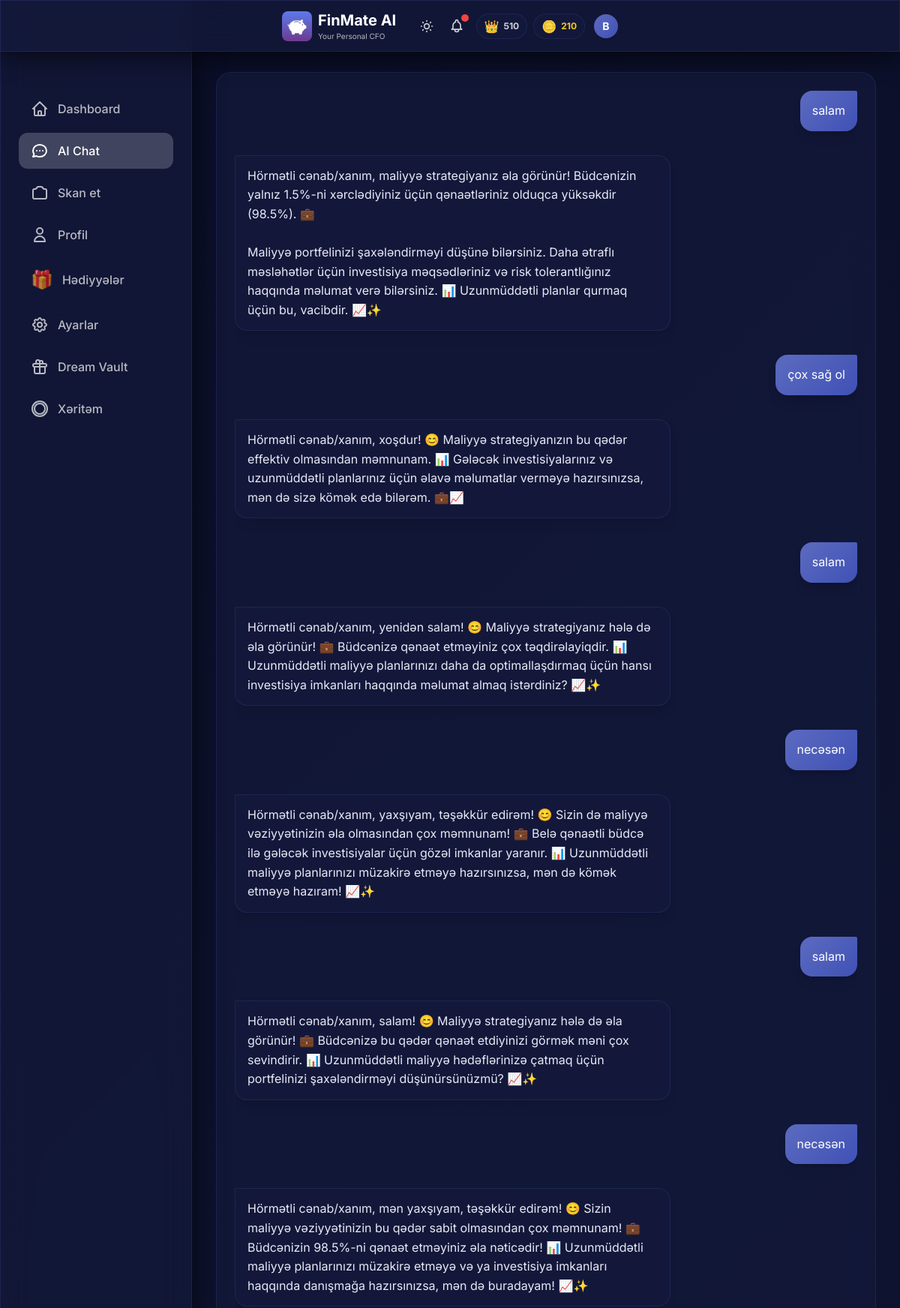
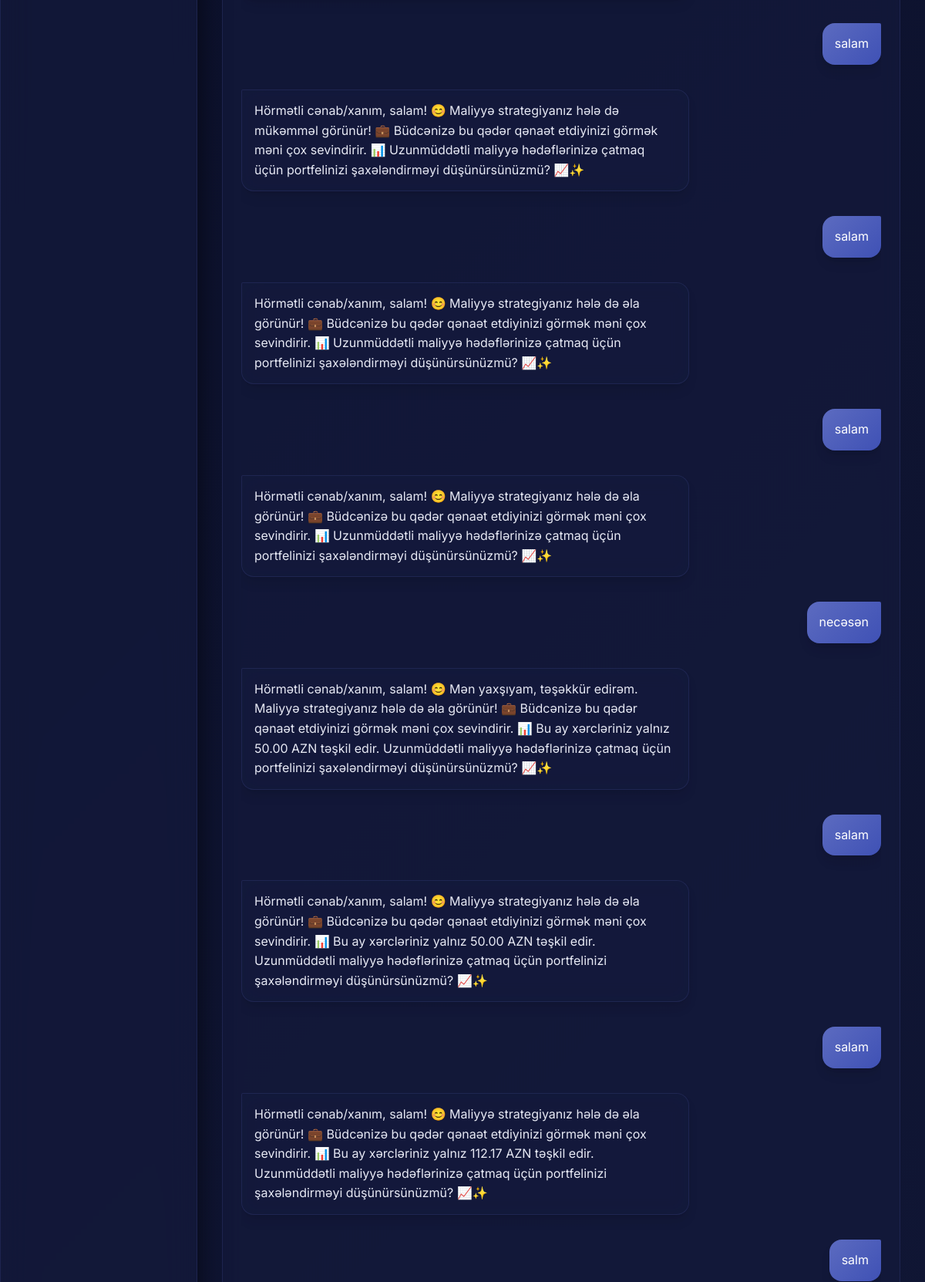
/chat (signed in, upper part), run on the app's committed database (2 pictures, top to bottom).
### models.py (models this page shows, shortened)
class User(Base):
    __tablename__ = "users"
    id = Column(Integer, primary_key=True, index=True)
    username = Column(String, unique=True, index=True, nullable=False)
    password_hash = Column(String, nullable=True)  # Hashed password (nullable for demo user)
    monthly_income = Column(Float, nullable=True)  # Monthly salary/income
    monthly_budget = Column(Float, default=1000.0)
    xp_points = Column(Integer, default=0)
    level_title = Column(String, default="Rookie")
    last_rewarded_month = Column(String, nullable=True)  # Format: "YYYY-MM"
    preferred_language = Column(String, default="az")  # az, en, ru
    voice_enabled = Column(Boolean, default=True)
    daily_budget_limit = Column(Float, nullable=True)
    currency = Column(String, default="AZN")  # Display/Base currency
    personality_mode = Column(String, default="normal")  # normal, mom, strict
    is_premium = Column(Boolean, default=False)  # Premium subscription status
    readability_mode = Column(Boolean, default=False)  # Accessibility mode for vision-impaired users
    coins = Column(Integer, default=0)  # FinMate Coins for reward system
    ai_name = Column(String, default="FinMate")  # Customizable AI name
    ai_attitude = Column(String, default="Professional")  # Strict, Funny, Sarcastic, Supportive
    ai_style = Column(String, default="Formal")  # Slang, Shakespearean, Dialect, Short
    ai_persona_mode = Column(String, default="Auto")  # Auto (behavioral profiling) or Manual
    login_streak = Column(Integer, default=0)
    last_login_date = Column(Date, nullable=True)
    theme = Column(String, default="default")  # gold, midnight, ocean, etc.
    incognito_mode = Column(Boolean, default=False)  # Hide amounts
    created_at = Column(DateTime, default=datetime.utcnow)
    expenses = relationship("Expense", back_populates="user", cascade="all, delete-orphan")
    chat_messages = relationship("ChatMessage", back_populates="user", cascade="all, delete-orphan")
    xp_logs = relationship("XPLog", back_populates="user", cascade="all, delete-orphan")
    dreams = relationship("Dream", back_populates="user", cascade="all, delete-orphan")

class ChatMessage(Base):
    __tablename__ = "chat_messages"
    id = Column(Integer, primary_key=True, index=True)
    user_id = Column(Integer, ForeignKey("users.id"), nullable=False)
    role = Column(String, nullable=False)  # 'user' or 'ai'
    content = Column(Text, nullable=False)
    timestamp = Column(DateTime, default=datetime.utcnow, nullable=False)
    user = relationship("User", back_populates="chat_messages")

### main.py (the view)
@app.get("/chat", response_class=HTMLResponse)
async def chat_page(request: Request, db: Session = Depends(get_db)):
    user = get_current_user(request, db)
    if not user:
        return RedirectResponse(url="/login", status_code=303)
    messages = db.query(ChatMessage).filter(
        ChatMessage.user_id == user.id
    ).order_by(ChatMessage.timestamp.asc()).all()
    return templates.TemplateResponse("chat.html", {
        "request": request,
        "user": user,
        "messages": messages
    })

### templates/chat.html (shortened to what this page needs)
{% extends "base.html" %}
{% block extra_head %}
<link rel="stylesheet" href="/static/css/chat.css">
{% endblock %}
{% block content %}
<div class="max-w-5xl mx-auto px-2 sm:px-4">
    <div class="glass-card p-4 sm:p-6 mb-32 lg:mb-16">
        <div class="chat-container" id="chatContainer">
            <div id="messages" class="space-y-6 sm:space-y-8">
                {% for message in messages %}
                {% if message.role == 'user' %}
                <div class="flex justify-end">
                    <div
                        class="message-bubble bg-gradient-to-br from-purple-500 to-pink-600 text-white p-4 rounded-2xl rounded-tr-sm shadow-lg">
                        {{ message.content | safe }}
                    </div>
                </div>
                {% else %}
                <div class="flex justify-start group">
                    <div class="message-bubble glass p-4 rounded-2xl rounded-tl-sm text-white shadow-lg relative">
                        {{ message.content | safe }}
                    </div>
                </div>
                {% endif %}
                {% endfor %}
            </div>
        </div>
    </div>
</div>
{% endblock %}

### templates/base.html (shortened to what this page needs)
<!DOCTYPE html>
<html lang="az" data-theme="dark">
<head>
    <link href="https://cdn.jsdelivr.net/npm/daisyui@4.4.19/dist/full.min.css" rel="stylesheet" type="text/css" />
    <script src="https://cdn.tailwindcss.com"></script>
    <script src="/static/js/tailwind-config.js"></script>
    <link rel="stylesheet" href="/static/css/base.css">
    <link rel="stylesheet" href="/static/css/hamburger_menu.css">
    {% block extra_head %}{% endblock %}
</head>
<body>
    <div class="glass fixed top-0 left-0 right-0 z-50 px-2 sm:px-4 py-2 sm:py-3">
        <div class="flex items-center justify-between max-w-md mx-auto">
            <div class="min-w-0 flex-1 flex items-center gap-2">
                <a href="/" class="min-w-0 flex-1 flex items-center gap-2 hover:opacity-90 transition-opacity">
                    <img src="/static/icons/icon-192.png" alt="FinMate AI"
                        class="w-8 h-8 sm:w-10 sm:h-10 rounded-lg flex-shrink-0" onerror="this.style.display='none'">
                    <div class="min-w-0">
                        <h1 class="text-lg sm:text-xl font-bold text-white truncate">FinMate AI</h1>
                        <p class="text-[9px] sm:text-[10px] text-white/70">Your Personal CFO</p>
                    </div>
                </a>
            </div>
            <div class="flex items-center gap-2 sm:gap-3 relative flex-shrink-0">
                <button id="theme-toggle" class="relative text-white/80 hover:text-white transition p-1"
                    title="Tema dəyişdir">
                </button>
                <button id="alert-bell" class="relative text-white/80 hover:text-white transition p-1">
                    <span id="alert-counter"
                        class="absolute -top-0.5 -right-0.5 w-2.5 h-2.5 bg-red-500 rounded-full shadow-lg"></span>
                </button>
                {% include "partials/user_stats.html" %}
                <div class="relative flex-shrink-0 group">
                    <button type="button" id="profile-dropdown-btn" class="relative focus:outline-none">
                        <div id="user-avatar"
                            class="w-7 h-7 sm:w-8 sm:h-8 rounded-full flex items-center justify-center text-white font-bold text-xs sm:text-sm transition-all duration-400 group-hover:scale-110 hover:scale-110"
                            style="background: linear-gradient(135deg, var(--accent-primary), var(--accent-secondary));">
                            {{ user.username[0].upper() if user else 'D' }}
                        </div>
                    </button>
                </div>
            </div>
        </div>
    </div>
    <div class="pt-24 pb-8 px-4">
        <div class="w-full lg:max-w-7xl mx-auto">
            {% block content %}{% endblock %}
        </div>
    </div>
    <div class="hidden lg:block fixed left-0 top-0 bottom-0 w-64 glass z-40 pt-24">
        <nav class="p-6 space-y-2">
            <a href="/"
                class="flex items-center gap-3 px-4 py-3 rounded-xl text-white/70 hover:text-white hover:bg-white/10 transition {% if request.url.path == '/' %}bg-white/20 !text-white{% endif %}">
                <svg class="w-6 h-6" fill="none" stroke="currentColor" viewBox="0 0 24 24">
                    <path stroke-linecap="round" stroke-linejoin="round" stroke-width="2"
                        d="M3 12l2-2m0 0l7-7 7 7M5 10v10a1 1 0 001 1h3m10-11l2 2m-2-2v10a1 1 0 01-1 1h-3m-6 0a1 1 0 001-1v-4a1 1 0 011-1h2a1 1 0 011 1v4a1 1 0 001 1m-6 0h6">
                    </path>
                </svg>
                <span class="font-medium">Dashboard</span>
            </a>
            <a href="/chat"
                class="flex items-center gap-3 px-4 py-3 rounded-xl text-white/70 hover:text-white hover:bg-white/10 transition {% if request.url.path == '/chat' %}bg-white/20 !text-white{% endif %}">
                <svg class="w-6 h-6" fill="none" stroke="currentColor" viewBox="0 0 24 24">
                    <path stroke-linecap="round" stroke-linejoin="round" stroke-width="2"
                        d="M8 12h.01M12 12h.01M16 12h.01M21 12c0 4.418-4.03 8-9 8a9.863 9.863 0 01-4.255-.949L3 20l1.395-3.72C3.512 15.042 3 13.574 3 12c0-4.418 4.03-8 9-8s9 3.582 9 8z">
                    </path>
                </svg>
                <span class="font-medium">AI Chat</span>
            </a>
            <a href="/scan"
                class="flex items-center gap-3 px-4 py-3 rounded-xl text-white/70 hover:text-white hover:bg-white/10 transition {% if request.url.path == '/scan' %}bg-white/20 !text-white{% endif %}">
                <span class="font-medium">Skan et</span>
            </a>
            <a href="/profile"
                class="flex items-center gap-3 px-4 py-3 rounded-xl text-white/70 hover:text-white hover:bg-white/10 transition {% if request.url.path == '/profile' %}bg-white/20 !text-white{% endif %}">
                <svg class="w-6 h-6" fill="none" stroke="currentColor" viewBox="0 0 24 24">
                    <path stroke-linecap="round" stroke-linejoin="round" stroke-width="2"
                        d="M16 7a4 4 0 11-8 0 4 4 0 018 0zM12 14a7 7 0 00-7 7h14a7 7 0 00-7-7z"></path>
                </svg>
                <span class="font-medium">Profil</span>
            </a>
            <a href="/rewards"
                class="flex items-center gap-3 px-4 py-3 rounded-xl text-white/70 hover:text-white hover:bg-white/10 transition {% if request.url.path == '/rewards' %}bg-white/20 !text-white{% endif %}">
                <span class="text-2xl">🎁</span>
                <span class="font-medium">Hədiyyələr</span>
            </a>
            <a href="/settings"
                class="flex items-center gap-3 px-4 py-3 rounded-xl text-white/70 hover:text-white hover:bg-white/10 transition {% if request.url.path == '/settings' %}bg-white/20 !text-white{% endif %}">
                <span class="font-medium">Ayarlar</span>
            </a>
            <a href="/dream-vault"
                class="flex items-center gap-3 px-4 py-3 rounded-xl text-white/70 hover:text-white hover:bg-white/10 transition {% if request.url.path == '/dream-vault' %}bg-white/20 !text-white{% endif %}">
                <svg class="w-6 h-6" fill="none" stroke="currentColor" viewBox="0 0 24 24">
                    <path stroke-linecap="round" stroke-linejoin="round" stroke-width="2"
                        d="M12 8v13m0-13V6a2 2 0 112 2h-2zm0 0V5.5A2.5 2.5 0 109.5 8H12zm-7 4h14M5 12a2 2 0 110-4h14a2 2 0 110 4M5 12v7a2 2 0 002 2h10a2 2 0 002-2v-7">
                    </path>
                </svg>
                <span class="font-medium">Dream Vault</span>
            </a>
            <a href="/heatmap"
                class="flex items-center gap-3 px-4 py-3 rounded-xl text-white/70 hover:text-white hover:bg-white/10 transition {% if request.url.path == '/heatmap' %}bg-white/20 !text-white{% endif %}">
                <svg class="w-6 h-6" fill="none" stroke="currentColor" viewBox="0 0 24 24">
                    <path stroke-linecap="round" stroke-linejoin="round" stroke-width="2"
                        d="M2 12a10 10 0 1020 0 10 10 0 00-20 0zm10-7a7 7 0 00-7 7c0 3.866 3.134 7 7 7a7 7 0 007-7c0-3.866-3.134-7-7-7z">
                    </path>
                </svg>
                <span class="font-medium">Xəritəm</span>
            </a>
        </nav>
    </div>
</body>
</html>

### templates/partials/user_stats.html
{% if user and user.xp_points is defined %}
<div class="hidden sm:flex items-center gap-2" id="user-stats-container" hx-get="/api/stats"
    hx-trigger="update-stats from:body" hx-swap="outerHTML">
    <div class="flex items-center gap-1.5 glass-card px-2.5 py-1 rounded-full">
        <span class="text-base">{% if user.level_title == 'Rookie' %}🌱{% elif user.level_title ==
            'Saver' %}💰{% elif user.level_title == 'Analyst' %}📊{% elif user.level_title == 'Manager'
            %}🎯{% elif user.level_title == 'CFO' %}👑{% else %}⭐{% endif %}</span>
        <span class="text-xs font-bold text-white/80">{{ user.xp_points }}</span>
    </div>
    <div class="flex items-center gap-1.5 glass-card px-2.5 py-1 rounded-full">
        <span class="text-base">🪙</span>
        <span class="text-xs font-bold text-yellow-400">{{ user.coins or 0 }}</span>
    </div>
</div>
{% endif %}

### static/css/base.css (style rules this page uses)
:root { --bg-primary: #0a0e27; --bg-secondary: #141b3d; --glass-bg: rgba(20, 27, 61, 0.7); --glass-border: rgba(100, 116, 207, 0.15); --glass-shadow: rgba(0, 0, 0, 0.6); --text-primary: #e8eaf6; --text-secondary: rgba(232, 234, 246, 0.75); --nav-border: rgba(100, 116, 207, 0.2); --skeleton-bg: rgba(100, 116, 207, 0.08); --accent-primary: #5c6bc0; --accent-secondary: #3f51b5; }
* { font-family: 'Inter', sans-serif; }
body:not(.no-transition), body:not(.no-transition) .glass, body:not(.no-transition) .glass-card, body:not(.no-transition) .bottom-nav { transition: background 0.6s cubic-bezier(0.4, 0, 0.2, 1), color 0.6s cubic-bezier(0.4, 0, 0.2, 1), border-color 0.6s cubic-bezier(0.4, 0, 0.2, 1), box-shadow 0.6s cubic-bezier(0.4, 0, 0.2, 1); }
body { transition: background 0.8s ease-in-out; }
body { background: linear-gradient(135deg, var(--bg-primary) 0%, var(--bg-secondary) 100%); min-height: 100vh; padding-bottom: 80px; color: var(--text-primary); }
@media (min-width: 1024px) { body { padding-left: 256px; padding-bottom: 0; } }
.glass { background: var(--glass-bg); backdrop-filter: blur(20px); -webkit-backdrop-filter: blur(20px); border: 1px solid var(--glass-border); box-shadow: 0 8px 32px 0 var(--glass-shadow); }
.glass-card { background: var(--glass-bg); backdrop-filter: blur(12px); -webkit-backdrop-filter: blur(12px); border-radius: 20px; border: 1px solid var(--glass-border); }

### static/css/chat.css (style rules this page uses)
.chat-container { height: calc(100vh - 250px); overflow-y: auto; overflow-x: hidden; scroll-behavior: smooth; }
.message-bubble { max-width: 70%; word-wrap: break-word; word-break: break-word; animation: slideIn 0.3s ease-out; line-height: 1.6; font-size: 1rem; padding: 0.875rem 1rem !important; }
.message-bubble.glass { background: var(--glass-bg, rgba(20, 27, 61, 0.7)); border: 1px solid var(--glass-border, rgba(100, 116, 207, 0.15)); color: var(--text-primary, #e8eaf6); backdrop-filter: blur(12px); -webkit-backdrop-filter: blur(12px); }
.message-bubble.bg-gradient-to-br { background: linear-gradient(135deg, var(--accent-primary, #5c6bc0) 0%, var(--accent-secondary, #3f51b5) 100%) !important; }

### data on the page
User: xp_points "510", coins "210", username "B"
ChatMessage: content "salam"
ChatMessage: content "Hörmətli cənab/xanım, maliyyə strategiyanız əla görünür! Büdcənizin yalnız 1.5%-ni xərclədiyiniz üçün qənaətləriniz olduqca yüksəkdir (98.5%). 💼 Maliyyə portfelinizi şaxələndirməyi düşünə bilərsiniz. Daha ətraflı məsləhətlər üçün investisiya məqsədləriniz və risk tolerantlığınız haqqında məlumat verə bilərsiniz. 📊 Uzunmüddətli planlar qurmaq üçün bu, vacibdir. 📈✨"
ChatMessage: content "çox sağ ol"
ChatMessage: content "Hörmətli cənab/xanım, xoşdur! 😊 Maliyyə strategiyanızın bu qədər effektiv olmasından məmnunam. 📊 Gələcək investisiyalarınız və uzunmüddətli planlarınız üçün əlavə məlumatlar verməyə hazırsınızsa, mən də sizə kömək edə bilərəm. 💼📈"
ChatMessage: content "salam"
ChatMessage: content "Hörmətli cənab/xanım, yenidən salam! 😊 Maliyyə strategiyanız hələ də əla görünür! 💼 Büdcənizə qənaət etməyiniz çox təqdirəlayiqdir. 📊 Uzunmüddətli maliyyə planlarınızı daha da optimallaşdırmaq üçün hansı investisiya imkanları haqqında məlumat almaq istərdiniz? 📈✨"
ChatMessage: content "necəsən"
ChatMessage: content "Hörmətli cənab/xanım, yaxşıyam, təşəkkür edirəm! 😊 Sizin də maliyyə vəziyyətinizin əla olmasından çox məmnunam! 💼 Belə qənaətli büdcə ilə gələcək investisiyalar üçün gözəl imkanlar yaranır. 📊 Uzunmüddətli maliyyə planlarınızı müzakirə etməyə hazırsınızsa, mən də kömək etməyə hazıram! 📈✨"
ChatMessage: content "salam"
ChatMessage: content "Hörmətli cənab/xanım, salam! 😊 Maliyyə strategiyanız hələ də əla görünür! 💼 Büdcənizə bu qədər qənaət etdiyinizi görmək məni çox sevindirir. 📊 Uzunmüddətli maliyyə hədəflərinizə çatmaq üçün portfelinizi şaxələndirməyi düşünürsünüzmü? 📈✨"
ChatMessage: content "necəsən"
ChatMessage: content "Hörmətli cənab/xanım, mən yaxşıyam, təşəkkür edirəm! 😊 Sizin maliyyə vəziyyətinizin bu qədər sabit olmasından çox məmnunam! 💼 Büdcənizin 98.5%-ni qənaət etməyiniz əla nəticədir! 📊 Uzunmüddətli maliyyə planlarınızı müzakirə etməyə və ya investisiya imkanları haqqında danışmağa hazırsınızsa, mən də buradayam! 📈✨"
ChatMessage: content "salam"
ChatMessage: content "Hörmətli cənab/xanım, salam! 😊 Maliyyə strategiyanız hələ də mükəmməl görünür! 💼 Büdcənizə bu qədər qənaət etdiyinizi görmək məni çox sevindirir. 📊 Uzunmüddətli maliyyə hədəflərinizə çatmaq üçün portfelinizi şaxələndirməyi düşünürsünüzmü? 📈✨"
ChatMessage: content "salam"
ChatMessage: content "Hörmətli cənab/xanım, salam! 😊 Maliyyə strategiyanız hələ də əla görünür! 💼 Büdcənizə bu qədər qənaət etdiyinizi görmək məni çox sevindirir. 📊 Uzunmüddətli maliyyə hədəflərinizə çatmaq üçün portfelinizi şaxələndirməyi düşünürsünüzmü? 📈✨"
ChatMessage: content "salam"
ChatMessage: content "Hörmətli cənab/xanım, salam! 😊 Maliyyə strategiyanız hələ də əla görünür! 💼 Büdcənizə bu qədər qənaət etdiyinizi görmək məni çox sevindirir. 📊 Uzunmüddətli maliyyə hədəflərinizə çatmaq üçün portfelinizi şaxələndirməyi düşünürsünüzmü? 📈✨"
ChatMessage: content "necəsən"
ChatMessage: content "Hörmətli cənab/xanım, salam! 😊 Mən yaxşıyam, təşəkkür edirəm. Maliyyə strategiyanız hələ də əla görünür! 💼 Büdcənizə bu qədər qənaət etdiyinizi görmək məni çox sevindirir. 📊 Bu ay xərcləriniz yalnız 50.00 AZN təşkil edir. Uzunmüddətli maliyyə hədəflərinizə çatmaq üçün portfelinizi şaxələndirməyi düşünürsünüzmü? 📈✨"
ChatMessage: content "salam"
ChatMessage: content "Hörmətli cənab/xanım, salam! 😊 Maliyyə strategiyanız hələ də əla görünür! 💼 Büdcənizə bu qədər qənaət etdiyinizi görmək məni çox sevindirir. 📊 Bu ay xərcləriniz yalnız 50.00 AZN təşkil edir. Uzunmüddətli maliyyə hədəflərinizə çatmaq üçün portfelinizi şaxələndirməyi düşünürsünüzmü? 📈✨"
ChatMessage: content "salam"
ChatMessage: content "Hörmətli cənab/xanım, salam! 😊 Maliyyə strategiyanız hələ də əla görünür! 💼 Büdcənizə bu qədər qənaət etdiyinizi görmək məni çox sevindirir. 📊 Bu ay xərcləriniz yalnız 112.17 AZN təşkil edir. Uzunmüddətli maliyyə hədəflərinizə çatmaq üçün portfelinizi şaxələndirməyi düşünürsünüzmü? 📈✨"
ChatMessage: content "salm"
